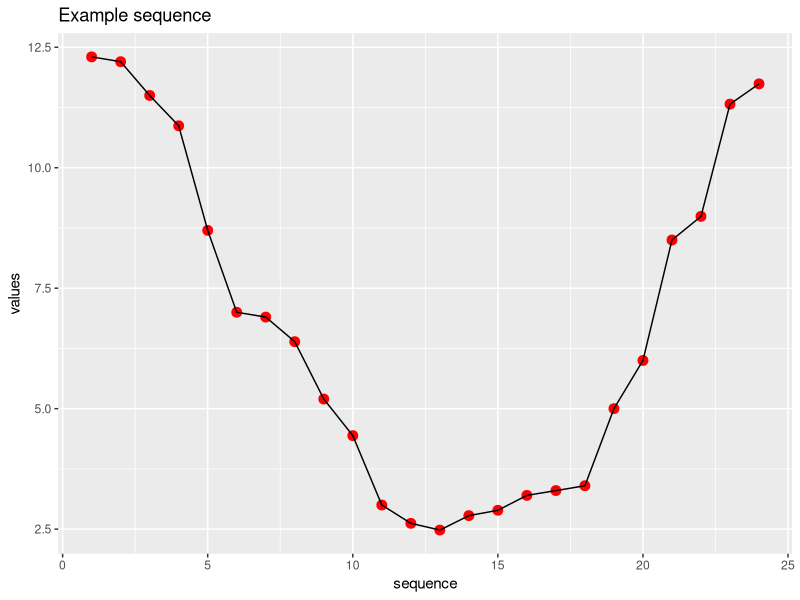

The R script that drew this image:
# Create an example unimodal plot
library(dplyr)
library(ggplot2)

l <- list(12.3, 12.2, 11.499, 10.87, 8.7, 7, 6.9, 6.39, 5.2, 4.44, 3,
    2.62, 2.48, 2.78, 2.891, 3.2, 3.3, 3.4, 5, 6, 8.5, 8.99, 11.32,
    11.74)

df <- data.frame(x = seq_len(length(l)), y = do.call(rbind, l))
df

unimodal_plot <- df %>% ggplot(aes(x = x, y = y)) +
    geom_point(size = 3, color = "red") +
    geom_line() +
    xlab("sequence") +
    ylab("values") +
    labs(title = "Example sequence")

ggsave("unimodal.png", plot = unimodal_plot)
